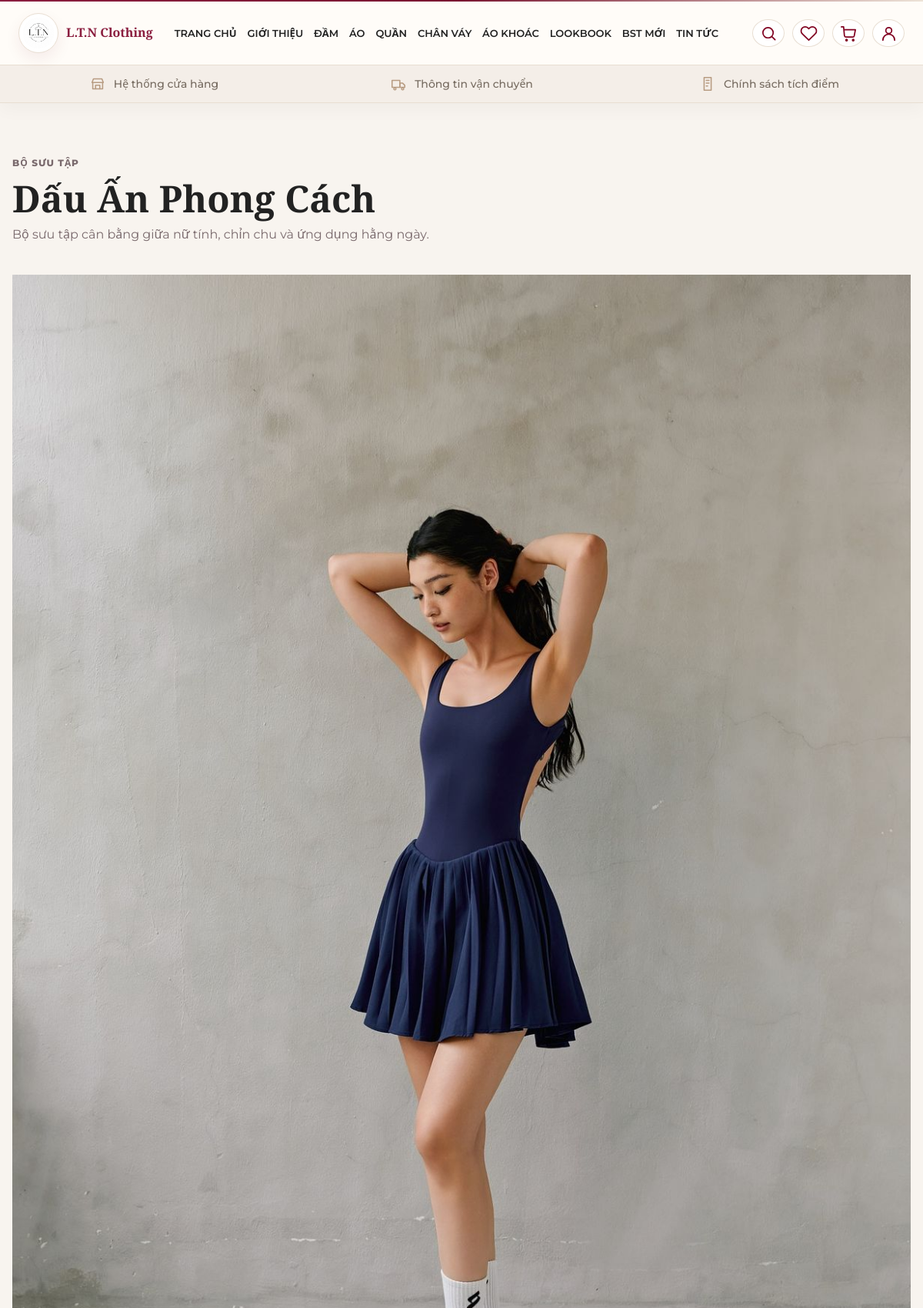
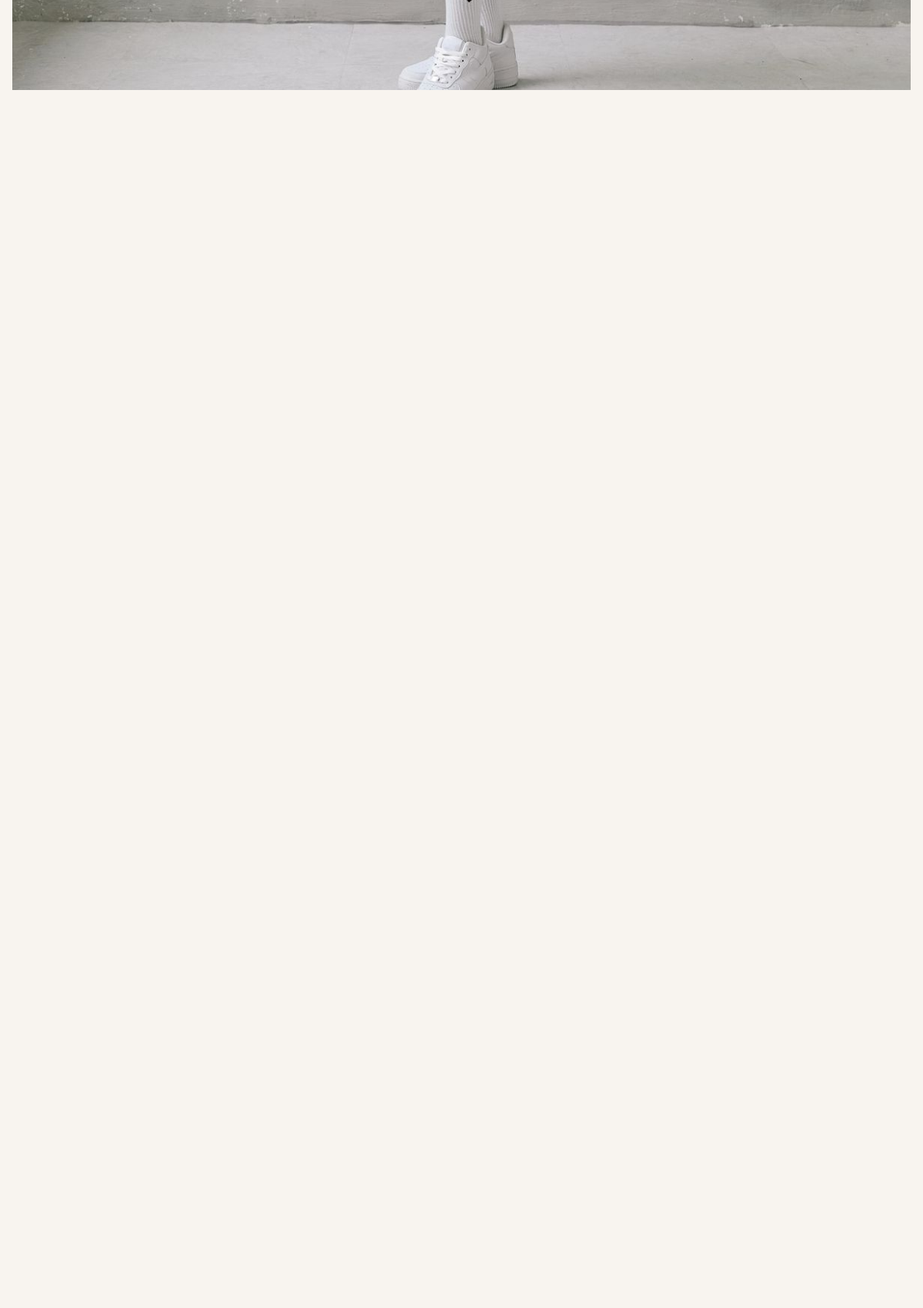
Page /collections/bst-ltn-6/ (upper part) on the committed database (2 pictures, top to bottom).
### shop/models.py (models this page shows, shortened)
class Collection(models.Model):
    title = models.CharField(max_length=180)
    slug = models.SlugField(max_length=210, unique=True, blank=True, allow_unicode=True)
    subtitle = models.CharField(max_length=220, blank=True)
    banner_image = models.ImageField(upload_to="collections/", blank=True, null=True)
    description = models.TextField(blank=True)
    products = models.ManyToManyField(Product, blank=True, related_name="collections")
    is_active = models.BooleanField(default=True)
    created_at = models.DateTimeField(auto_now_add=True)
    class Meta:
        ordering = ["-created_at"]

### shop/views.py (the view)
# urls.py: path("collections/<slug:slug>/", views.collection_detail, name="collection_detail"),
def collection_detail(request, slug):
    collection = get_object_or_404(Collection, slug=slug, is_active=True)
    products = Product.objects.filter(is_active=True).select_related("category")[:12]
    return render(request, "shop/collection_detail.html", {"collection": collection, "products": products})

### shop/context_processors.py (called while the page is built, shortened)
def dashboard_url_for_user(user):
    if not user.is_authenticated:
        return "/login/"

def cart_counter(request):
    user_dashboard_url = dashboard_url_for_user(request.user)
    if not request.user.is_authenticated:
        return {"cart_count": 0, "wishlist_count": 0, "user_dashboard_url": user_dashboard_url}

### shop/models.py (called while the page is built)
    def get_final_price(self):
        campaign = self.get_active_sale()
        if campaign:
            return campaign._ltn_sale_price
        if self.sale_price is not None and self.sale_price < self.price:
            return max(Decimal("0"), self.sale_price)
        return self.price

    def get_discount_percent(self):
        final_price = self.get_final_price()
        if final_price >= self.price or not self.price:
            return 0
        return int(((self.price - final_price) / self.price * Decimal("100")).quantize(Decimal("1")))

    def is_on_sale(self):
        return self.get_final_price() < self.price

    @property
    def final_price(self):
        return self.get_final_price()

    @property
    def has_sale(self):
        return self.is_on_sale()

    @property
    def average_rating(self):
        value = self.reviews.filter(is_approved=True).aggregate(avg=Avg("rating"))["avg"] or 0
        return round(float(value), 1)

    @property
    def review_count(self):
        return self.reviews.filter(is_approved=True).count()

    def get_absolute_url(self):
        return reverse("shop:product_detail", kwargs={"slug": self.slug})

    def apply_discount(self, price):
        price = Decimal(price or 0)
        if self.discount_type == self.DISCOUNT_PERCENT:
            value = price * (Decimal("1") - self.discount_value / Decimal("100"))
        else:
            value = price - self.discount_value
        return max(Decimal("0"), value.quantize(Decimal("1")))

    @property
    def priority(self):
        if self.product_id:
            return 0
        if self.collection_id:
            return 1
        return 2

### shop/templatetags/shop_extras.py (called while the page is built)
@register.filter
def vnd(value):
    try:
        number = int(value or 0)
    except (TypeError, ValueError):
        number = 0
    return f"{number:,}".replace(",", ".") + " đ"

### templates/shop/collection_detail.html (shortened to what this page needs)
{% extends "base.html" %}
{% block content %}
<main class="container section">
  <div class="page-head"><div><p class="eyebrow">Bộ sưu tập</p><h1>{{ collection.title }}</h1><p>{{ collection.description }}</p></div></div>
  {% if collection.banner_image %}<img src="{{ collection.banner_image.url }}" alt="{{ collection.title }}">{% endif %}
  <section class="section"><div class="grid grid-3">{% for product in products %}{% include "partials/product_card.html" %}{% endfor %}</div></section>
</main>
{% endblock %}

### static/css/base.css (style rules this page uses)
* { box-sizing: border-box; }
body { margin: 0; font-family: "Segoe UI", Arial, sans-serif; color: var(--text-dark); background: var(--cream-bg); line-height: 1.6; }
img { display: block; max-width: 100%; }
h1, h2, h3, p { margin-top: 0; }
h1 { font-size: clamp(36px, 5vw, 66px); line-height: 1.05; letter-spacing: 0; }
.container { width: min(1180px, calc(100% - 32px)); margin: auto; }
.section { padding: 68px 0; }
.eyebrow { color: var(--fashion-maroon); font-size: 12px; font-weight: 800; letter-spacing: .08em; text-transform: uppercase; }
.grid { display: grid; gap: 22px; }
.grid-3 { grid-template-columns: repeat(3, minmax(0, 1fr)); }

### static/css/layout.css (style rules this page uses)
.page-head { display: flex; justify-content: space-between; align-items: start; gap: 16px; margin-bottom: 24px; }
.page-head h1 { margin-bottom: 8px; font-size: clamp(30px, 4vw, 48px); }
.page-head p { color: var(--text-muted); }

### static/css/style.css (style rules this page uses)
:root { --primary: #7A1631; --primary-dark: #8B1E3F; --primary-soft: #F8E8EE; --bg: #FFFFFF; --bg-soft: #F8F4EF; --bg-beige: #F4EEE8; --beige: #EDE3D7; --text: #222222; --muted: #777777; --border: #E8DED2; --card: #FFFFFF; --shadow-soft: 0 10px 30px rgba(31, 31, 31, 0.08); --color-primary: var(--primary); --color-primary-dark: var(--primary-dark); --color-primary-soft: var(--primary-soft); --color-bg: var(--bg); --color-bg-soft: var(--bg-soft); --color-bg-beige: var(--beige); --color-text: var(--text); --color-muted: var(--muted); --color-border: var(--border); --color-footer: #202020; }
* { box-sizing: border-box; }
html, body { overflow-x: hidden; }
body { margin: 0; color: var(--color-text); background: var(--bg-soft); font-family: "Montserrat", "Segoe UI", Arial, sans-serif; line-height: 1.6; }
h1, h2, h3, .section-title h2, .brand span { font-family: "Playfair Display", Georgia, serif; }
img { max-width: 100%; }
main { background: var(--bg-soft); }
.container { width: min(1180px, calc(100% - 32px)); }
.eyebrow { color: var(--primary); letter-spacing: .08em; }
.section { background: var(--bg-soft); }

### rows in the picture
Collection: title "Dấu Ấn Phong Cách", description "Bộ sưu tập cân bằng giữa nữ tính, chỉn chu và ứng dụng hằng ngày.", banner_image (picture)
